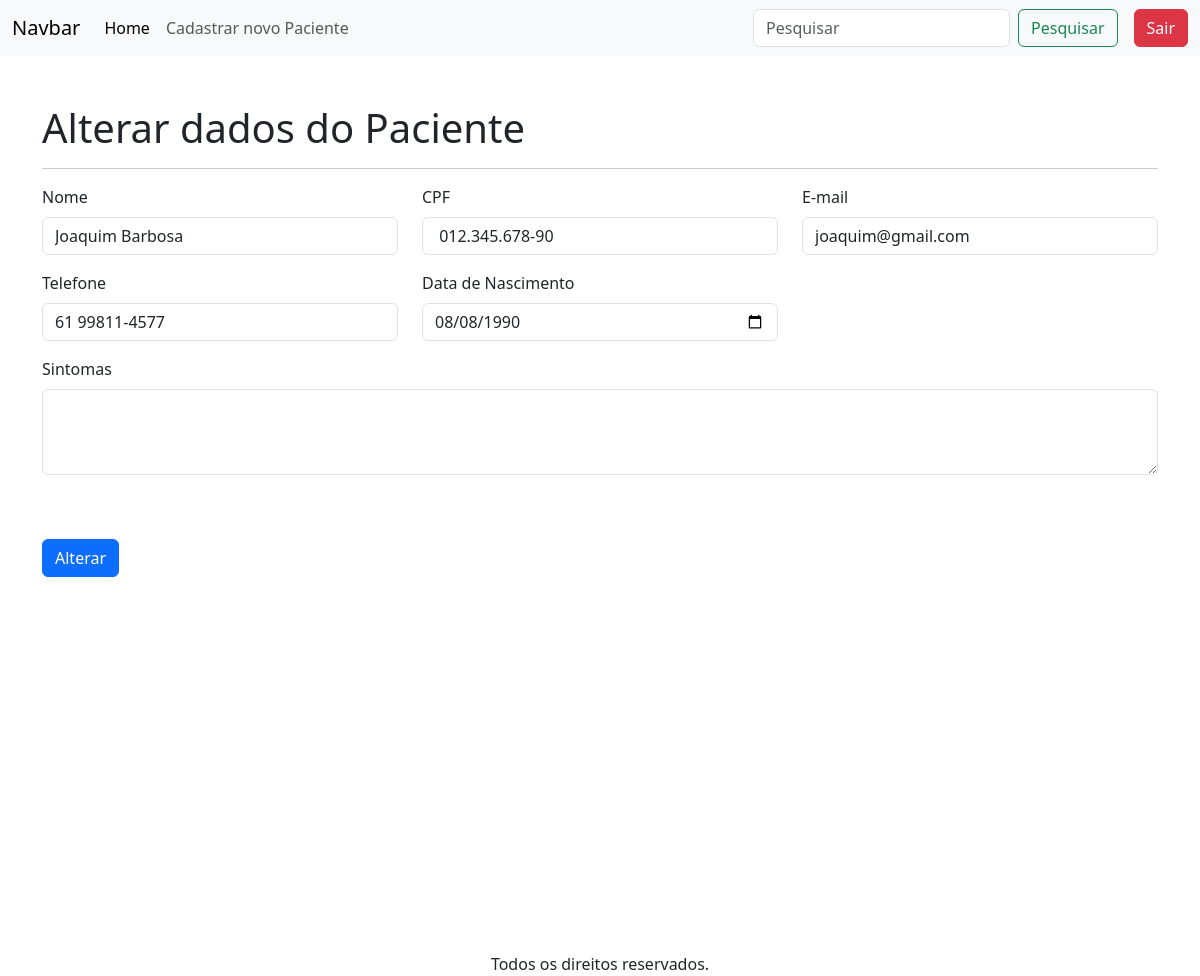
The app's page /alterarPaciente/1 (signed in) with its own data.
### apps/crud/models.py (models this page shows, shortened)
class Paciente(models.Model):
    codigo_paciente = models.AutoField(primary_key=True)
    nome = models.CharField(null=False, blank=False)
    cpf = models.CharField(max_length=14, unique=True, null=False, blank=False)
    email = models.EmailField(unique=True, null=False, blank=False)
    telefone = models.CharField(max_length=15, null=False, blank=False)
    data_nascimento = models.DateField(null=False, blank=False)
    sintomas = models.TextField(null=True, blank=True)

### apps/crud/views.py (the view)
# urls.py: path('alterarPaciente/<int:codigo_paciente>', views.alterar_paciente, name='alterar_paciente'),
@login_required
def alterar_paciente(request,codigo_paciente):
    paciente = Paciente.objects.get(codigo_paciente=codigo_paciente)
    if request.method == 'POST':
        form = PacienteForm(request.POST, instance=paciente)
        if form.is_valid():
            form.save()
            return redirect('index')
    else:
        form = PacienteForm(instance=paciente)
    return render(request, 'alterar_dados.html',{
        'form':form,
        'paciente':paciente,
    })

### apps/crud/templates/alterar_dados.html (shortened to what this page needs)
{% extends 'base-crud.html' %}
{% load static %}
{% block content %}
<h1 class="mt-5">
    Alterar dados do Paciente
</h1>
<hr>
<form action="{% url 'alterar_paciente' paciente.codigo_paciente %}" method="POST">
    {% include 'includes/form.html' %}
    <div class="d-flex justify-content-start mt-5 mb-5">
        <button type="submit" class="btn btn-primary">
            Alterar
        </button>
    </div>
</form>
{% endblock %}

### apps/crud/templates/includes/form.html (shortened to what this page needs)
<div class="row" mt-5>
    <div class="col-12 col-md-6 col-lg-4 mb-3">
        <label for="{{ form.nome.id_for_label }}" class="form-label">Nome</label>
        {{ form.nome }}
    </div>
    <div class="col-12 col-md-6 col-lg-4 mb-3">
        <label for="{{ form.cpf.id_for_label }}" class="form-label">CPF</label>
        {{ form.cpf }}
    </div>
    <div class="col-12 col-md-6 col-lg-4 mb-3">
        <label for="{{ form.email.id_for_label }}" class="form-label">E-mail</label>
        {{ form.email }}
    </div>
    <div class="col-12 col-md-6 col-lg-4 mb-3">
        <label for="{{ form.telefone.id_for_label }}" class="form-label">Telefone</label>
        {{ form.telefone }}
    </div>
    <div class="col-12 col-md-6 col-lg-4 mb-3">
        <label for="{{ form.data_nascimento.id_for_label }}" class="form-label">Data de Nascimento</label>
        {{ form.data_nascimento }}
    </div>
    <div class="col-12 mb-3">
        <label for="{{ form.sintomas.id_for_label }}" class="form-label">Sintomas</label>
        {{ form.sintomas }}
    </div>
</div>

### records on screen
Paciente: nome "Joaquim Barbosa", cpf "012.345.678-90", email "joaquim@gmail.com", telefone "61 99811-4577", data_nascimento "08/08/1990"
